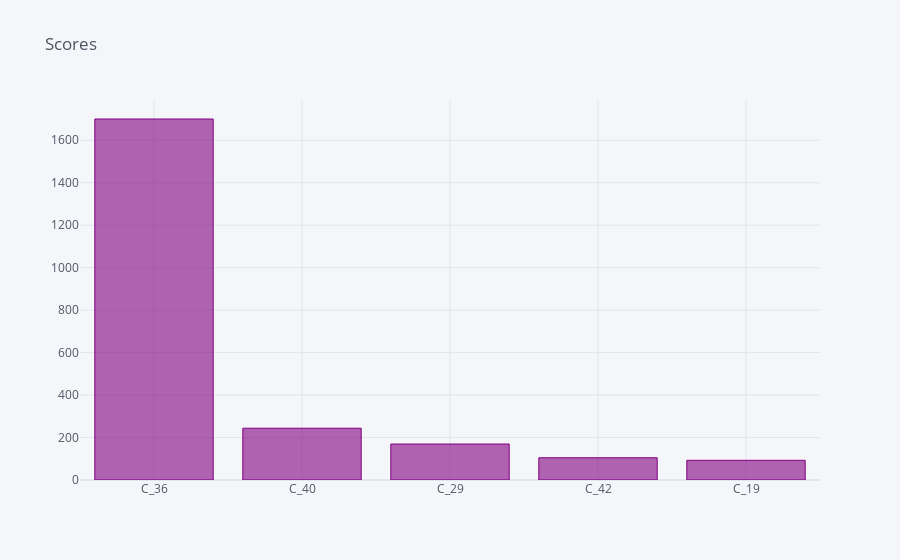

This figure's notebook cell:
### Markdown cell above
### Poder de predicción

### Code cell
sc = MinMaxScaler()
sc.fit(Xi[varc])
Xs = pd.DataFrame(sc.transform(Xi[varc]), columns=varc)
sk = SelectKBest(k=5)
sk.fit(Xs, Xi[vart])
pd.Series(dict(zip(varc,sk.scores_))).sort_values(ascending=False).iplot(kind='bar',title='Scores',color='purple')

### Figure 1 — Plotly figure (JSON) as saved in the notebook; plotly's stock layout.template omitted (floating-point values rounded to 4 significant figures)
{"data": [{"marker": {"color": "rgba(128, 0, 128, 0.6)", "line": {"color": "rgba(128, 0, 128, 1.0)", "width": 1}}, "name": "None", "orientation": "v", "text": "", "type": "bar", "x": ["C_36", "C_40", "C_29", "C_42", "C_19"], "y": [1700.0, 243.9, 169.4, 104.8, 92.71]}], "layout": {"legend": {"bgcolor": "#F5F6F9", "font": {"color": "#4D5663"}}, "paper_bgcolor": "#F5F6F9", "plot_bgcolor": "#F5F6F9", "title": {"font": {"color": "#4D5663"}, "text": "Scores"}, "xaxis": {"gridcolor": "#E1E5ED", "showgrid": true, "tickfont": {"color": "#4D5663"}, "title": {"font": {"color": "#4D5663"}, "text": ""}, "zerolinecolor": "#E1E5ED"}, "yaxis": {"gridcolor": "#E1E5ED", "showgrid": true, "tickfont": {"color": "#4D5663"}, "title": {"font": {"color": "#4D5663"}, "text": ""}, "zerolinecolor": "#E1E5ED"}}}
